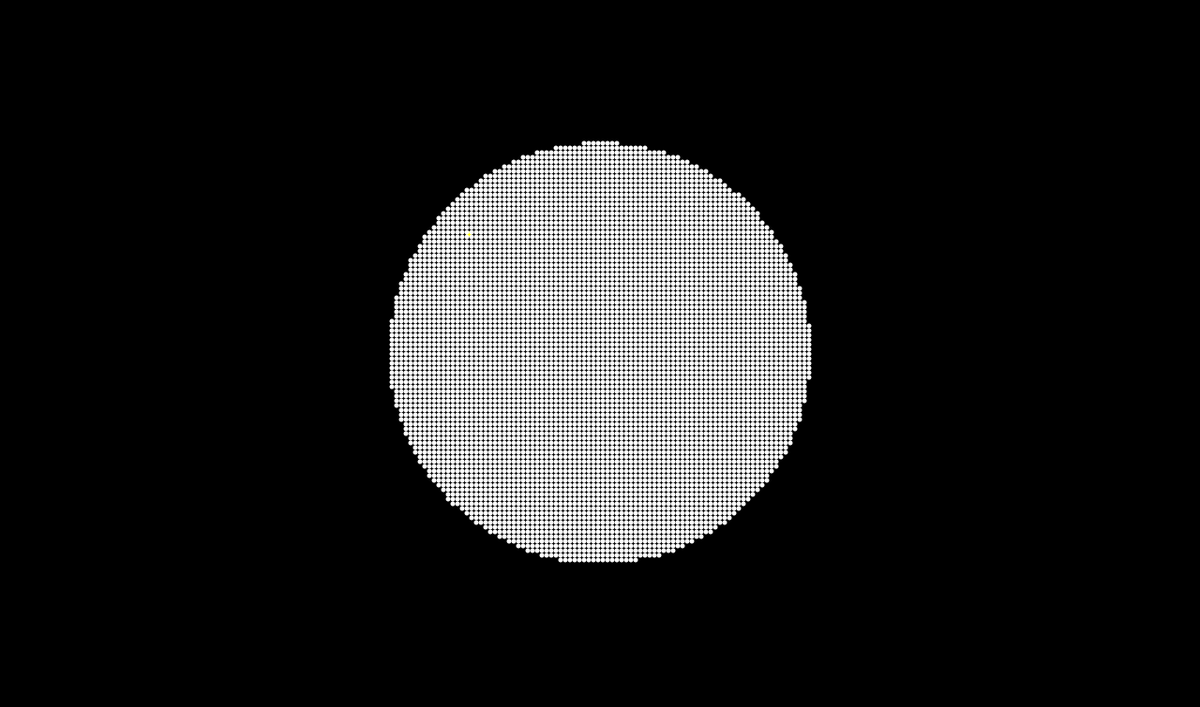
Frame 1 (no input)
Frame 60 (the mouse pressed at the canvas centre just before this capture): identical to frame 1, image omitted
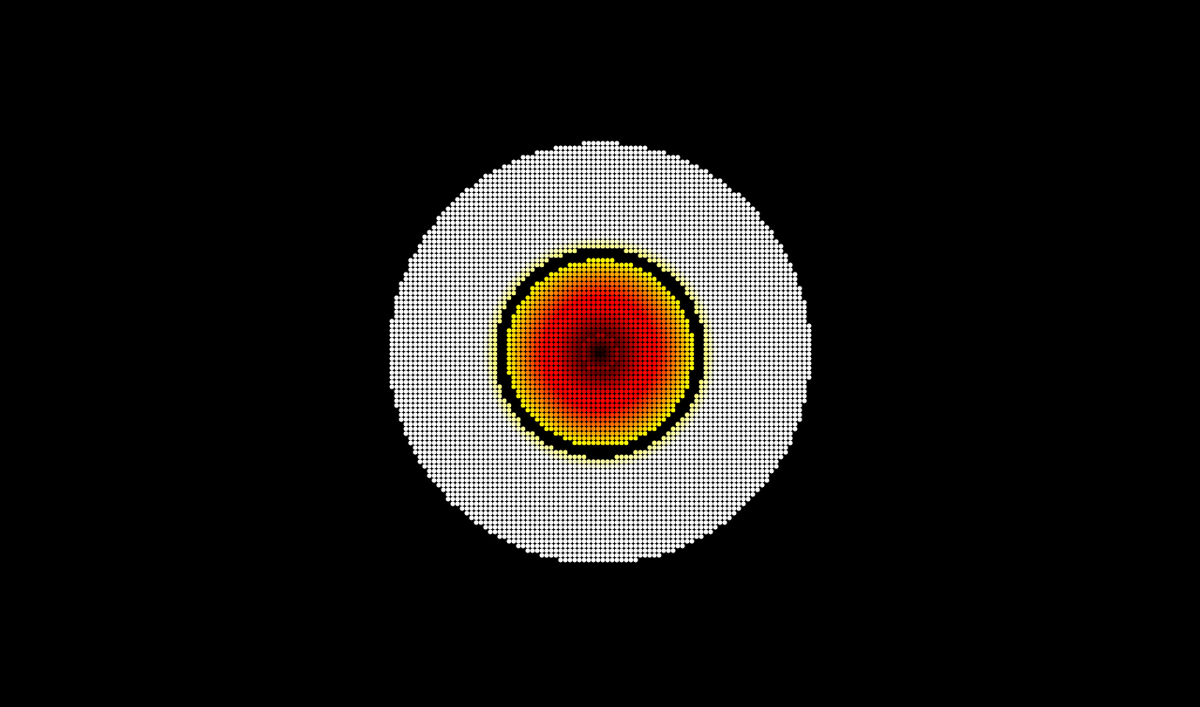
Frame 120 (the mouse held since frame 60 and released just before this capture)

The Processing sketch that drew these frames (run headless with seeded random() and noise(); from frame 60 on, the mouse is pressed at the canvas centre):

// Processing sketch: processing_157809
// ── processing_157809.pde

int r=0,g=0,b=0; 
//rzone 12-50     yzone 50-100     gzong 100-125   cyzon 125-150 
//bzone 150-175    pzone175-infinity    white zone 0-12   

void setup(){

  size(1280,755);
  rectMode(CENTER);
}

void draw(){
  
  background(0);
  
  
  
  int c=8;
  for (int i=0;i<151;i++){
     int a=8;
    for(int j=0;j<250;j++){
      noStroke();
      //float d= sqrt((mouseX -a)*(mouseX-a) +(mouseY -c)*(mouseY-c)); 
      float d= sqrt((640 -a)*(640-a) +(377 -c)*(377-c));
      float dxy= sqrt((mouseX -a)*(mouseX-a) +(mouseY -c)*(mouseY-c));
      
      if(dxy<=20){ //black center
        float m= map(dxy, 0,12,0, 100); 
        fill(m,0,0); 
        //fill(255); 
        if(d>250){
          float ax= constrain( a, 500,750);
          float cx= constrain ( c, 250, 500); 
          ellipse(ax, cx, 5,5); 
        }else{
          ellipse(a,c,5,5);
        }
      } else if( dxy<=50){ // white to red region
        float m= map(dxy, 20,50,100, 255); 
        fill(m, 0, 0); 
        if(d>250){
         float ax= constrain( a, 500,750);
          float cx= constrain ( c, 250, 500); 
         ellipse(ax, cx, 5,5); 
        }else{
          ellipse(a,c,5,5);
        }
      }else if( dxy<=100){ // red to yellow region
        float m= map(dxy, 60, 100, 0, 255); 
        fill(255,m, 0);
         if(d>250){
          float ax= constrain( a, 500,750);
          float cx= constrain ( c, 250, 500); 
          ellipse(ax, cx, 5,5); 
        }else{
          ellipse(a,c,5,5);
        }
      }else if(dxy<=112){ //black ring
        fill(0);
        if(d>250){
          float ax= constrain( a, 480,725);
          float cx= constrain ( c, 250, 500); 
          ellipse(ax, cx, 5,5); 
        }else{
          ellipse(a,c,5,5);
        }
      } else if( d<=125){ //yellow to green region 
        //float m= 255- map(d, 100, 125, 0, 255); 
        float m= map(dxy, 100, 125, 0, 255); 
        //fill(m, 255, 0); 
        fill(255, 255, m); 
         ellipse(a,c,5,5);
      }else if( d<=150){  // green to cyan region 
        //float m= map(d, 125, 150, 0, 255); 
        //fill(0,255, m); 
         fill(255);
        ellipse(a,c,5,5);
      }else if( d<=175){  //cyan to blue region 
        //float m= 255- map( d, 150, 175, 0,255); 
        //fill(0,m, 255); 
         fill(255);
         ellipse(a,c,5,5);
      }else if (d<=225){ //blue to purple region 
        //float m= map(d, 175, 225, 0, 255); 
        //fill(m, 0, 255); 
        fill(255);
         ellipse(a,c,5,5);
      }
      
     // if(d>225){
     //   fill(0);
     //    ellipse(a,c,8,8);
      //}
      
      
      a+=5; 
    }
    c+=5;
  }
  
  
}
